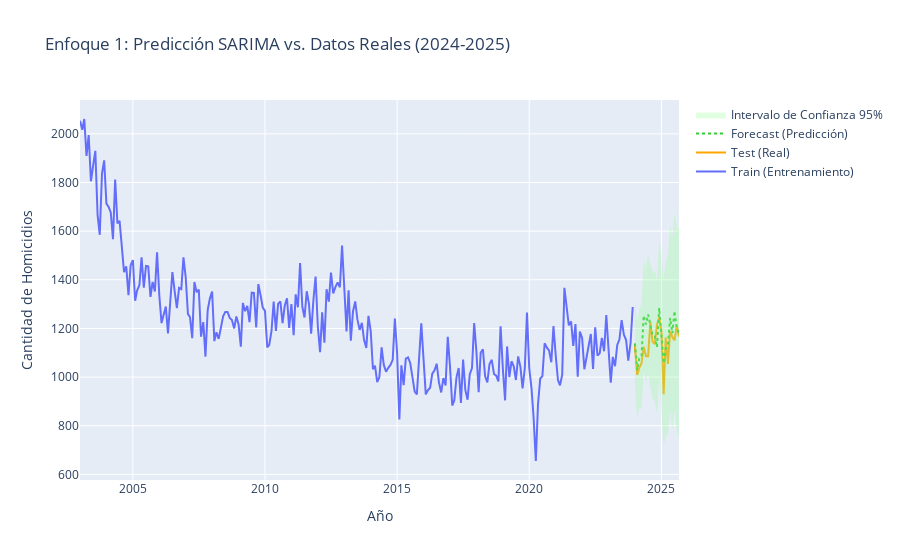

Notebook cell for this chart:
### Code cell
import pmdarima as pm
from statsmodels.tsa.statespace.sarimax import SARIMAX
from sklearn.metrics import mean_absolute_error, mean_absolute_percentage_error, mean_squared_error
import numpy as np
import plotly.graph_objects as go
import warnings

# Ignorar advertencias comunes de statsmodels para una salida más limpia
warnings.filterwarnings("ignore")

print("--- FASE 1 - PASO 5 (Corregido): Auto-ARIMA con d=1 y D=1 ---")
print("Buscando los mejores parámetros para SARIMA...")
print("Esto puede tardar unos minutos...")

# --- 1. Encontrar el mejor modelo con auto_arima (FORZANDO d y D) ---
# Le pasamos nuestro set de entrenamiento
auto_model = pm.auto_arima(
    train['CANTIDAD'], 
    start_p=1, start_q=1,
    max_p=3, max_q=3,
    m=12,             # Frecuencia de 12 meses
    seasonal=True,    # Activa la estacionalidad
    
    # --- LA CORRECCIÓN ESTÁ AQUÍ ---
    d=1,              # Forzamos d=1 (basado en el test ADF)
    D=1,              # Forzamos D=1 (para evitar el error y manejar la estacionalidad)
    test='adf',       # Ya no es necesario, pero lo dejamos para d (aunque d=1 lo sobreescribe)
    # --- Fin de la corrección ---
    
    trace=True,
    error_action='ignore',  
    suppress_warnings=True, 
    stepwise=True     # Búsqueda rápida
)

# --- 2. Imprimir el resumen del MEJOR modelo encontrado ---
print("\n--- Resumen del Mejor Modelo Encontrado ---")
print(auto_model.summary())

# --- 3. Generar Predicciones ---
n_periods = len(test)
forecast, conf_int = auto_model.predict(n_periods=n_periods, return_conf_int=True)

# Convertimos el forecast a una Serie de Pandas con el índice correcto (el del 'test' set)
forecast_series = pd.Series(forecast, index=test.index)

# --- 4. Calcular Métricas de Error ---
print("\n--- Evaluación del Modelo (Enfoque 1: Split Fijo) ---")
mae = mean_absolute_error(test['CANTIDAD'], forecast_series)
mape = mean_absolute_percentage_error(test['CANTIDAD'], forecast_series)
rmse = np.sqrt(mean_squared_error(test['CANTIDAD'], forecast_series))

print(f"MAE (Error Absoluto Medio):   {mae:.2f} homicidios")
print(f"RMSE (Raíz del Error Cuadr.): {rmse:.2f} homicidios")
print(f"MAPE (Error % Absoluto Medio): {mape*100:.2f} %")

# --- 5. Visualizar los Resultados ---
print("\n--- Gráfico de Predicción vs. Real (Enfoque 1) ---")

fig = go.Figure()
# (El código de visualización es idéntico al anterior, no es necesario cambiarlo)
# Datos de Entrenamiento
fig.add_trace(go.Scatter(
    x=train.index, 
    y=train['CANTIDAD'], 
    mode='lines', 
    name='Train (Entrenamiento)'
))
# Datos Reales de Prueba
fig.add_trace(go.Scatter(
    x=test.index, 
    y=test['CANTIDAD'], 
    mode='lines', 
    name='Test (Real)',
    line=dict(color='orange')
))
# Predicción (Forecast)
fig.add_trace(go.Scatter(
    x=forecast_series.index, 
    y=forecast_series, 
    mode='lines', 
    name='Forecast (Predicción)',
    line=dict(color='limegreen', dash='dot')
))
# Intervalos de Confianza (Sombra)
fig.add_trace(go.Scatter(
    x=test.index,
    y=conf_int[:, 0], # Límite inferior
    fill=None,
    mode='lines',
    line=dict(color='limegreen', width=0),
    name='Límite Inferior 95%',
    showlegend=False
))
fig.add_trace(go.Scatter(
    x=test.index,
    y=conf_int[:, 1], # Límite superior
    fill='tonexty', # Rellena hasta la traza anterior (límite inferior)
    mode='lines',
    line=dict(color='limegreen', width=0),
    name='Intervalo de Confianza 95%',
    showlegend=True,
    fillcolor='rgba(152, 251, 152, 0.3)' # Color verde claro semitransparente
))
fig.update_layout(
    title='Enfoque 1: Predicción SARIMA vs. Datos Reales (2024-2025)',
    xaxis_title='Año',
    yaxis_title='Cantidad de Homicidios',
    hovermode="x unified"
)
fig.show()

### Figure 1 — Plotly figure (JSON) as saved in the notebook; plotly's stock layout.template omitted (floating-point values rounded to 4 significant figures; data arrays with more than 128 entries replaced by an {"elided": "..."} marker saying what was removed)
{"data": [{"mode": "lines", "name": "Train (Entrenamiento)", "type": "scatter", "x": {"elided": "252 str values"}, "y": {"elided": "252 int values"}}, {"line": {"color": "orange"}, "mode": "lines", "name": "Test (Real)", "type": "scatter", "x": ["2024-01-01T00:00:00.000000000", "2024-02-01T00:00:00.000000000", "2024-03-01T00:00:00.000000000", "2024-04-01T00:00:00.000000000", "2024-05-01T00:00:00.000000000", "2024-06-01T00:00:00.000000000", "2024-07-01T00:00:00.000000000", "2024-08-01T00:00:00.000000000", "2024-09-01T00:00:00.000000000", "2024-10-01T00:00:00.000000000", "2024-11-01T00:00:00.000000000", "2024-12-01T00:00:00.000000000", "2025-01-01T00:00:00.000000000", "2025-02-01T00:00:00.000000000", "2025-03-01T00:00:00.000000000", "2025-04-01T00:00:00.000000000", "2025-05-01T00:00:00.000000000", "2025-06-01T00:00:00.000000000", "2025-07-01T00:00:00.000000000", "2025-08-01T00:00:00.000000000", "2025-09-01T00:00:00.000000000"], "y": [1127, 1009, 1038, 1057, 1125, 1086, 1086, 1227, 1145, 1136, 1216, 1245, 1190, 930, 1163, 1054, 1188, 1165, 1151, 1212, 1167]}, {"line": {"color": "limegreen", "dash": "dot"}, "mode": "lines", "name": "Forecast (Predicción)", "type": "scatter", "x": ["2024-01-01T00:00:00.000000000", "2024-02-01T00:00:00.000000000", "2024-03-01T00:00:00.000000000", "2024-04-01T00:00:00.000000000", "2024-05-01T00:00:00.000000000", "2024-06-01T00:00:00.000000000", "2024-07-01T00:00:00.000000000", "2024-08-01T00:00:00.000000000", "2024-09-01T00:00:00.000000000", "2024-10-01T00:00:00.000000000", "2024-11-01T00:00:00.000000000", "2024-12-01T00:00:00.000000000", "2025-01-01T00:00:00.000000000", "2025-02-01T00:00:00.000000000", "2025-03-01T00:00:00.000000000", "2025-04-01T00:00:00.000000000", "2025-05-01T00:00:00.000000000", "2025-06-01T00:00:00.000000000", "2025-07-01T00:00:00.000000000", "2025-08-01T00:00:00.000000000", "2025-09-01T00:00:00.000000000"], "y": [1139.0, 1029.0, 1077.0, 1085.0, 1253.0, 1216.0, 1258.0, 1214.0, 1171.0, 1169.0, 1123.0, 1284.0, 1177.0, 1057.0, 1115.0, 1132.0, 1244.0, 1180.0, 1272.0, 1201.0, 1179.0]}, {"line": {"color": "limegreen", "width": 0}, "mode": "lines", "name": "Límite Inferior 95%", "showlegend": false, "type": "scatter", "x": ["2024-01-01T00:00:00.000000000", "2024-02-01T00:00:00.000000000", "2024-03-01T00:00:00.000000000", "2024-04-01T00:00:00.000000000", "2024-05-01T00:00:00.000000000", "2024-06-01T00:00:00.000000000", "2024-07-01T00:00:00.000000000", "2024-08-01T00:00:00.000000000", "2024-09-01T00:00:00.000000000", "2024-10-01T00:00:00.000000000", "2024-11-01T00:00:00.000000000", "2024-12-01T00:00:00.000000000", "2025-01-01T00:00:00.000000000", "2025-02-01T00:00:00.000000000", "2025-03-01T00:00:00.000000000", "2025-04-01T00:00:00.000000000", "2025-05-01T00:00:00.000000000", "2025-06-01T00:00:00.000000000", "2025-07-01T00:00:00.000000000", "2025-08-01T00:00:00.000000000", "2025-09-01T00:00:00.000000000"], "y": [963.4, 831.4, 872.8, 868.3, 1028.0, 981.1, 1014.0, 962.1, 910.3, 900.2, 846.2, 1000.0, 854.1, 715.5, 761.2, 764.2, 863.0, 787.1, 866.6, 784.0, 750.5]}, {"fill": "tonexty", "fillcolor": "rgba(152, 251, 152, 0.3)", "line": {"color": "limegreen", "width": 0}, "mode": "lines", "name": "Intervalo de Confianza 95%", "showlegend": true, "type": "scatter", "x": ["2024-01-01T00:00:00.000000000", "2024-02-01T00:00:00.000000000", "2024-03-01T00:00:00.000000000", "2024-04-01T00:00:00.000000000", "2024-05-01T00:00:00.000000000", "2024-06-01T00:00:00.000000000", "2024-07-01T00:00:00.000000000", "2024-08-01T00:00:00.000000000", "2024-09-01T00:00:00.000000000", "2024-10-01T00:00:00.000000000", "2024-11-01T00:00:00.000000000", "2024-12-01T00:00:00.000000000", "2025-01-01T00:00:00.000000000", "2025-02-01T00:00:00.000000000", "2025-03-01T00:00:00.000000000", "2025-04-01T00:00:00.000000000", "2025-05-01T00:00:00.000000000", "2025-06-01T00:00:00.000000000", "2025-07-01T00:00:00.000000000", "2025-08-01T00:00:00.000000000", "2025-09-01T00:00:00.000000000"], "y": [1314.0, 1226.0, 1282.0, 1301.0, 1478.0, 1451.0, 1501.0, 1467.0, 1431.0, 1438.0, 1399.0, 1568.0, 1500.0, 1399.0, 1469.0, 1500.0, 1624.0, 1573.0, 1677.0, 1618.0, 1607.0]}], "layout": {"hovermode": "x unified", "title": {"text": "Enfoque 1: Predicción SARIMA vs. Datos Reales (2024-2025)"}, "xaxis": {"title": {"text": "Año"}}, "yaxis": {"title": {"text": "Cantidad de Homicidios"}}}}
